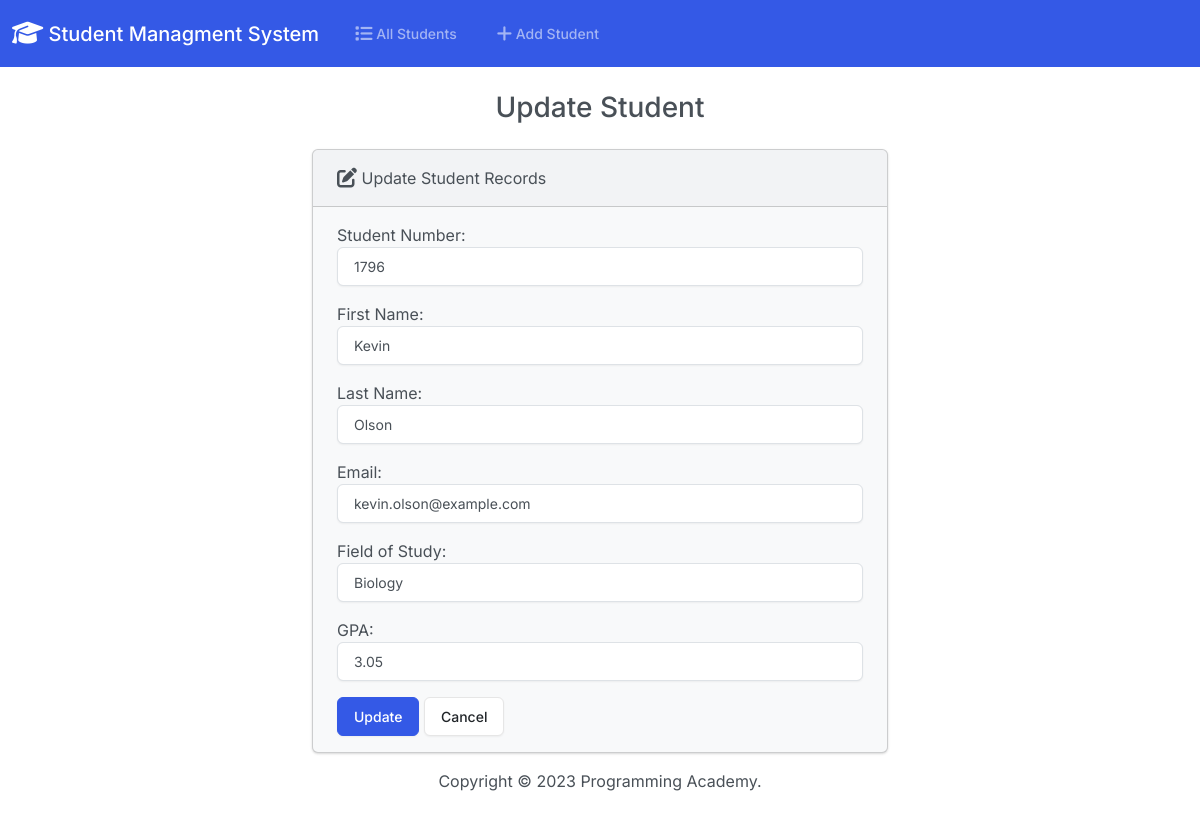
Before: /edit/3/ with the older database file.
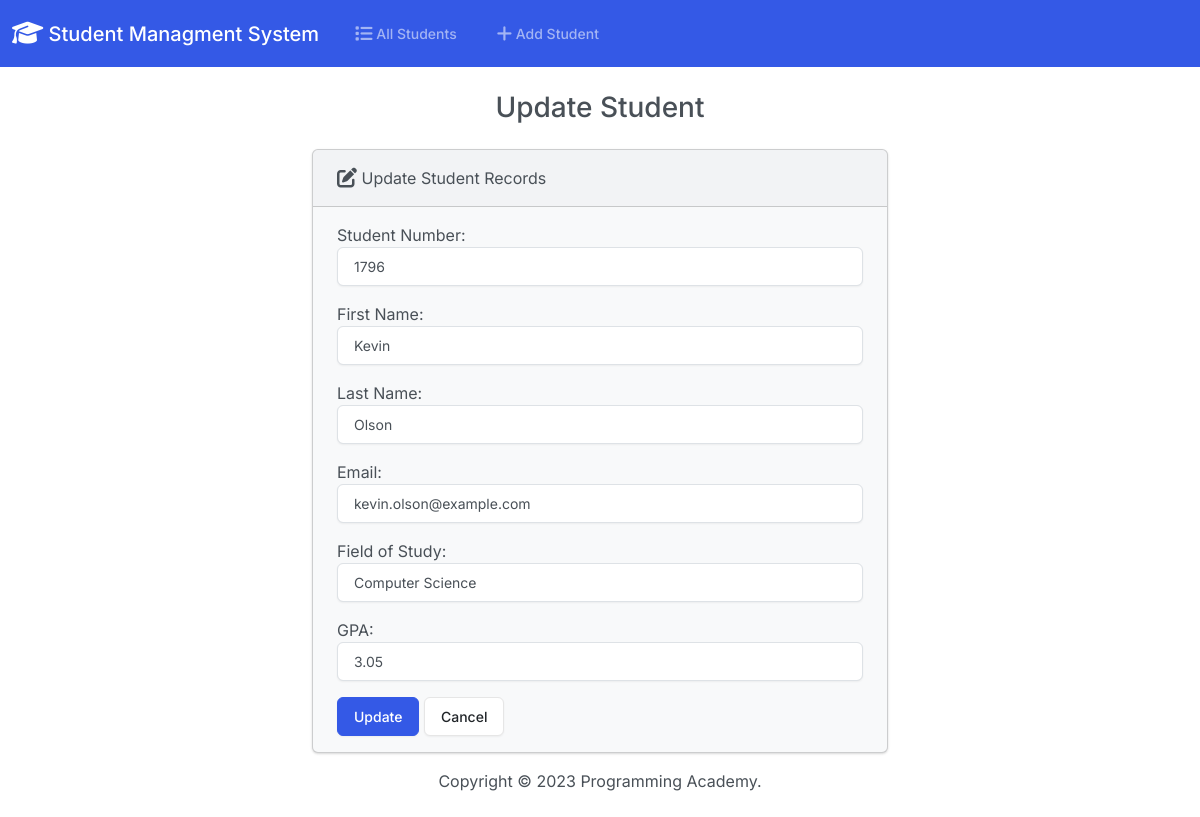
After: the same page with the newer database file.
### students/models.py (models this page shows, shortened)
class Student(models.Model):
    student_number = models.PositiveIntegerField()
    first_name = models.CharField(max_length=50)
    last_name = models.CharField(max_length=50)
    email = models.EmailField(max_length=100)
    field_of_study = models.CharField(max_length=50)
    gpa = models.FloatField()

### students/views.py (the view)
# urls.py: path('edit/<int:id>/', views.edit, name='edit'),
def edit(request, id):
    if request.method == 'POST':
        student = Student.objects.get(pk=id)
        form = StudentForm(request.POST, instance=student)
        if form.is_valid():
            form.save()
            return render(request, 'students/edit.html', {
                'form': form,
                'success': True
            })
    else:
        student = Student.objects.get(pk=id)
        form = StudentForm(instance=student)
    return render(request, 'students/edit.html', {
        'form': form
    })

### students/forms.py
class StudentForm(forms.ModelForm):
    class Meta:
        model = Student
        fields = ['student_number', 'first_name', 'last_name', 'email', 'field_of_study', 'gpa']
        labels = {
            'student_number': 'Student Number',
            'first_name': 'First Name',
            'last_name': 'Last Name',
            'email': 'Email',
            'field_of_study': 'Field of Study',
            'gpa': 'GPA'
        }
        widgets = {
            'student_number': forms.NumberInput(attrs={'class': 'form-control'}),
            'first_name': forms.TextInput(attrs={'class': 'form-control'}),
            'last_name': forms.TextInput(attrs={'class': 'form-control'}),
            'email': forms.EmailInput(attrs={'class': 'form-control'}),
            'field_of_study': forms.TextInput(attrs={'class': 'form-control'}),
            'gpa': forms.NumberInput(attrs={'class': 'form-control'})
        }

### students/templates/students/edit.html (shortened to what this page needs)
{% extends "students/base.html" %}
{% block body %}
  <h3 class="text-center m-4">Update Student</h3>
  {% if success %}
    <div class="alert alert-success" role="alert">
      The student updated successfully.
      <a href="{% url "index" %}" class="alert-link">Go to Home Page.</a>
    </div>
  {% else %}
    <div class="row justify-content-center">
      <div class="col-6">
        <div class="card bg-light mb-3">
          <div class="card-header">
            <i class="fa-solid fa-pen-to-square fa-lg"></i> Update Student Records
          </div>
          <div class="card-body">
            <form action="" method="post">
              {{ form.as_p }}
              <button class="btn btn-primary" type="submit">Update</button>
              <a href="{% url "index" %}" class="btn btn-secondary">Cancel</a>
            </form>
          </div>
        </div>
      </div>
    </div>
  {% endif %}
{% endblock body %}

Changed rows visible on the page:
changed Student "Kevin": field_of_study "Biology" → "Computer Science"
